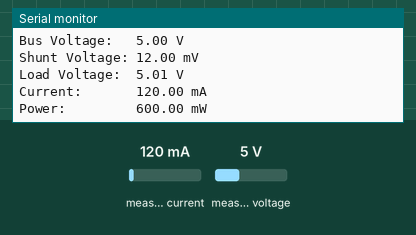
Bench run of a program on a simulated Arduino Nano, built with avr-gcc and run on an emulated ATmega328P. Parts: the last lines printed to the serial monitor. The test bench sets the inputs (shaded band); at power-on: measured current 120 mA, measured voltage 5 V.

Above: at 1.2 s.
1.3 s: measured current set to 40 mA
At 3.0 s:
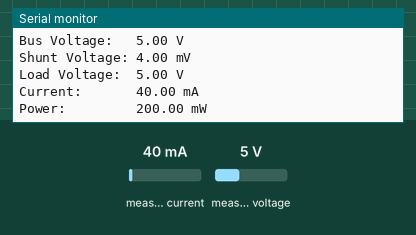
3.4 s: measured voltage set to 0.3 V
At 5.0 s:
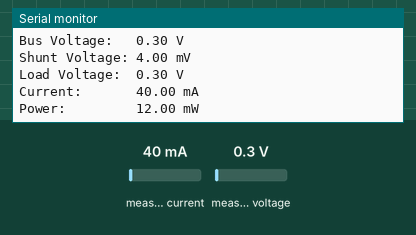
5.5 s: measured current set to 500 mA
At 7.0 s:
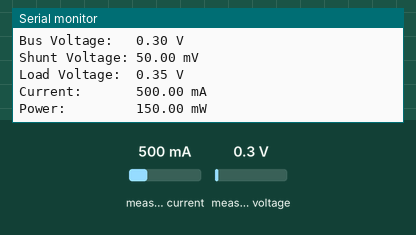
Timing chart, 0 to 8.5 s (numbered marks = the images above; inputs shaded):
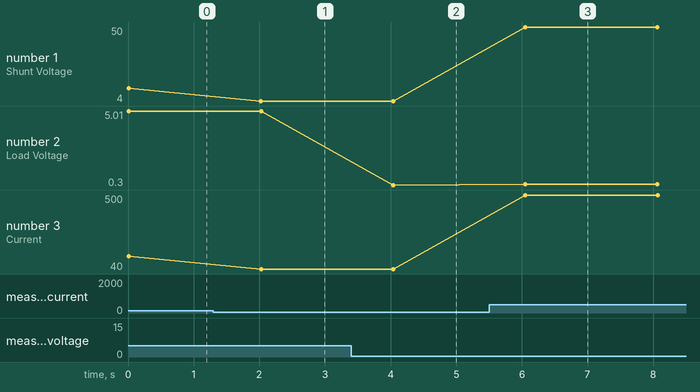

The program:

main.cpp
```cpp
// INA219 current/voltage read-out using the Adafruit library (Arduino C++).
// Port of Adafruit's examples/getcurrent/getcurrent.ino to PlatformIO.
//
// Build / flash:  pio run -t upload
// Read it with:   pio device monitor   (115200 baud)
//
// Wiring (ATmega328P / Arduino Nano, 16 MHz):
//   INA219 VCC -> 5V   GND -> GND   SDA -> A4 (PC4)   SCL -> A5 (PC5)
//   SDA/SCL need ~4.7k pull-ups to 5V (most breakout modules include them).

#include <Arduino.h>
#include <Wire.h>
#include <Adafruit_INA219.h>

Adafruit_INA219 ina219;

void setup(void) {
  Serial.begin(115200);
  while (!Serial) {
    delay(1); // wait for the serial console (no-op on the Nano)
  }

  Serial.println("Hello!");

  // Default range is 32V / 2A. begin() also writes the calibration register,
  // which is what makes the current/power registers actually read.
  if (!ina219.begin()) {
    Serial.println("Failed to find INA219 chip");
    while (1) {
      delay(10);
    }
  }
  // Higher-precision ranges, if needed:
  // ina219.setCalibration_32V_1A();
  // ina219.setCalibration_16V_400mA();

  Serial.println("Measuring voltage and current with INA219 ...");
}

void loop(void) {
  float shuntvoltage = ina219.getShuntVoltage_mV();
  float busvoltage   = ina219.getBusVoltage_V();
  float current_mA   = ina219.getCurrent_mA();
  float power_mW     = ina219.getPower_mW();
  float loadvoltage  = busvoltage + (shuntvoltage / 1000);

  Serial.print("Bus Voltage:   "); Serial.print(busvoltage);   Serial.println(" V");
  Serial.print("Shunt Voltage: "); Serial.print(shuntvoltage); Serial.println(" mV");
  Serial.print("Load Voltage:  "); Serial.print(loadvoltage);  Serial.println(" V");
  Serial.print("Current:       "); Serial.print(current_mA);   Serial.println(" mA");
  Serial.print("Power:         "); Serial.print(power_mW);     Serial.println(" mW");
  Serial.println("");

  delay(2000);
}
```

Measured:
- after the input at 1.3 s, the serial monitor: prints a new line after 0.72 s (image 1)
- after the input at 3.4 s, the serial monitor: prints a new line after 0.64 s (image 2)
- after the input at 5.5 s, the serial monitor: prints a new line after 0.55 s (image 3)
- plotted number 1: 12 → 4 after the input at 1.3 s, 4 → 50 after the input at 5.5 s
- plotted number 2: 5 → 0.3 after the input at 3.4 s, 0.3 → 0.35 after the input at 5.5 s
- plotted number 3: 120 → 40 after the input at 1.3 s, 40 → 500 after the input at 5.5 s
